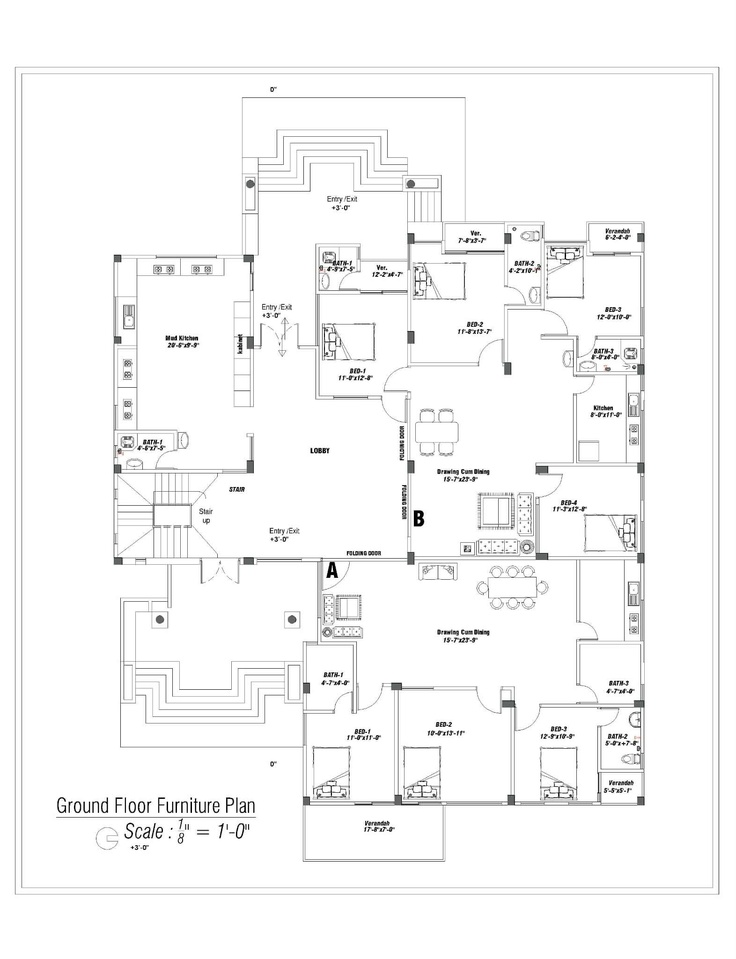
#> input picture backend/storage/revisions/01f81c34-33f0-42a2-a983-0a74bca64061.jpg, 736 x 959 px, shrunk from 1572 x 2048 before the run
$ python -i Preprocess.py   (imports and definitions only)
#> lines starting #> are read from the running program, lines starting #| are printed output that depends on the picture; after the words box and inside, x2 and y2 are one past the last pixel; in counts of white or black regions, pixels touching at a corner belong together
#> further down, picture is the input picture: shape (959, 736, 3); mean B, G, R 247.4, 247.4, 247.4
import cv2
import numpy as np
from collections import Counter


def load_image_from_bytes(image_bytes: bytes) -> np.ndarray:
    """Decode image bytes (PNG/JPG/etc) to BGR numpy array."""
    nparr = np.frombuffer(image_bytes, np.uint8)
    img = cv2.imdecode(nparr, cv2.IMREAD_COLOR)
    if img is None:
        raise ValueError("Could not decode image bytes")
    return img


def to_gray(img: np.ndarray) -> np.ndarray:
    return cv2.cvtColor(img, cv2.COLOR_BGR2GRAY)


def denoise(gray: np.ndarray) -> np.ndarray:
    return cv2.fastNlMeansDenoising(gray, h=5)


def enhance_contrast(gray: np.ndarray) -> np.ndarray:
    clahe = cv2.createCLAHE(clipLimit=2.0, tileGridSize=(8, 8))
    return clahe.apply(gray)


def binarize(gray: np.ndarray) -> np.ndarray:
    """Otsu's binarization - good default for line-drawing style content."""
    _, thresh = cv2.threshold(gray, 0, 255, cv2.THRESH_BINARY + cv2.THRESH_OTSU)
    return thresh


def deskew(gray: np.ndarray) -> np.ndarray:
    edges = cv2.Canny(gray, 50, 150)
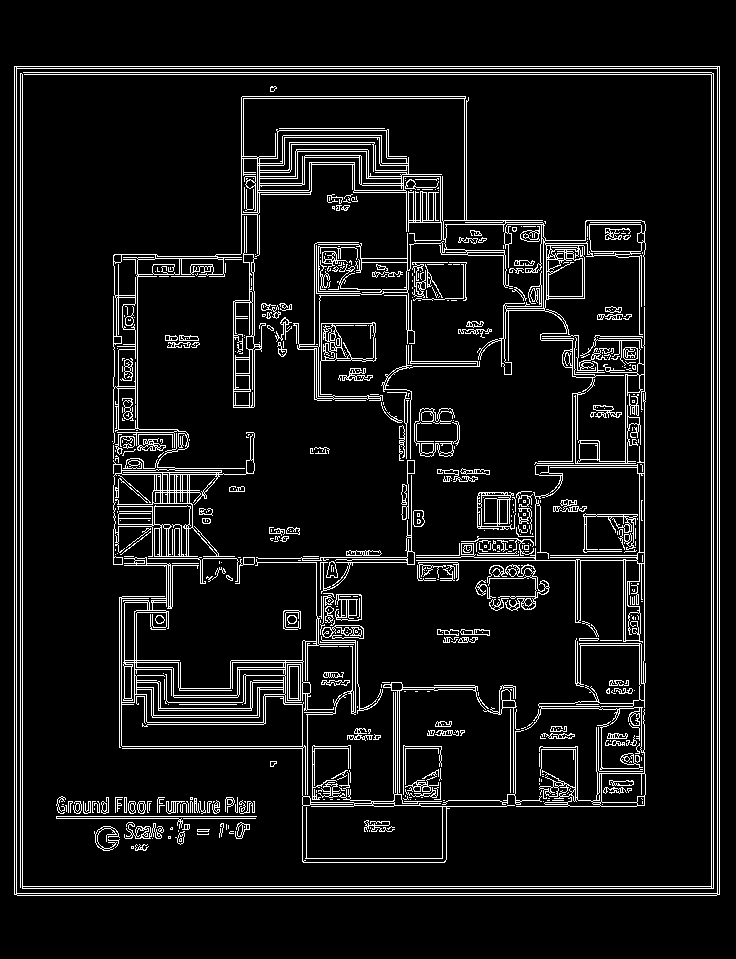
#> edges: shape (959, 736); 8.1% white in thin lines or dots, all inside (x1, y1, x2, y2) = (14, 66, 720, 896)
    lines = cv2.HoughLines(edges, 1, np.pi/180, threshold=150)
#> lines = 333 rows, first 8: [14, 0], [16, 0], [717, 0], [719, 0], [711, 0], [713, 0], [20, 0], [22, 0]
    if lines is None:
        return gray

    angles = []
    for line in lines:
        rho, theta = line[0]
        angle = np.degrees(theta) - 90
        angle = angle % 90
        if angle > 45:
            angle -= 90
        angles.append(round(angle, 0))
#> this loop made 333 passes
#> (rho, theta, angle) on passes 1 to 12: (14, 0, 0), (16, 0, 0), (717, 0, 0), (719, 0, 0), (711, 0, 0), (713, 0, 0), (20, 0, 0), (22, 0, 0), (66, 1.57, 0), (68, 1.57, 0), (893, 1.57, 0), (895, 1.57, 0)
#> after the loop, angles = 333 values, max 45 at index 78, min -38 at index 288, mean 5.45

    dominant_angle = Counter(angles).most_common(1)[0][0]
#> dominant_angle = 0
    if abs(dominant_angle) < 0.5:
        return gray

    (h, w) = gray.shape
    center = (w // 2, h // 2)
    M = cv2.getRotationMatrix2D(center, dominant_angle, 1.0)
    return cv2.warpAffine(gray, M, (w, h), flags=cv2.INTER_CUBIC, borderMode=cv2.BORDER_REPLICATE)


def preprocess_pipeline(source) -> dict:
    """
    source: one of:
      - bytes: raw image bytes (PNG/JPG/etc) -> decoded and processed
      - np.ndarray: already-loaded BGR image array -> processed directly
    Returns dict with "color" (BGR), "gray", "binary"
    """
    if isinstance(source, bytes):
        color = load_image_from_bytes(source)
    elif isinstance(source, np.ndarray):
        color = source
    else:
        raise TypeError(f"preprocess_pipeline expects bytes or ndarray, got {type(source)}")
    gray = to_gray(color)
    gray = denoise(gray)
    gray = enhance_contrast(gray)
    gray = deskew(gray)
    binary = binarize(gray)
#> in binarize, `_, thresh = cv2.threshold(gray, 0, 255, cv2.THRESH_BINARY + cv2.THRESH..`:
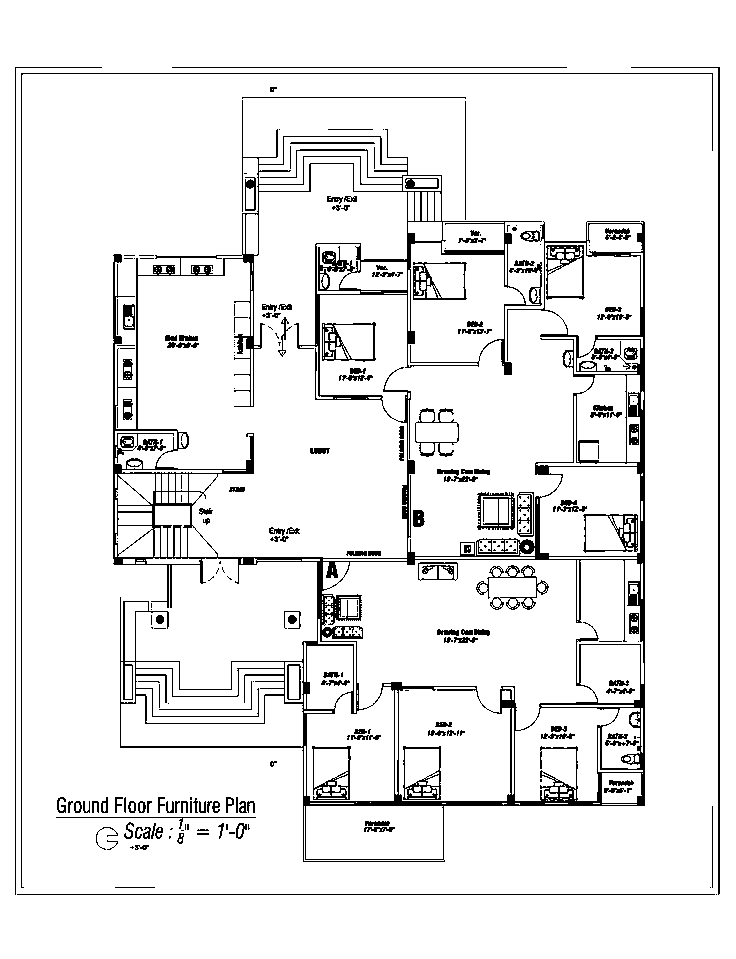
#> thresh: shape (959, 736); 92.6% white; black in thin lines or dots, all inside (x1, y1, x2, y2) = (15, 67, 720, 895)
    return {"color": color, "gray": gray, "binary": binary}

>>> import cv2
>>> picture = cv2.imread('../storage/revisions/01f81c34-33f0-42a2-a983-0a74bca64061.jpg')
>>> result = preprocess_pipeline(picture)
#> result = 3 items

$ run again, on backend/storage/revisions/088ddc7e-8586-4351-9964-44de8a3015d0.jpg
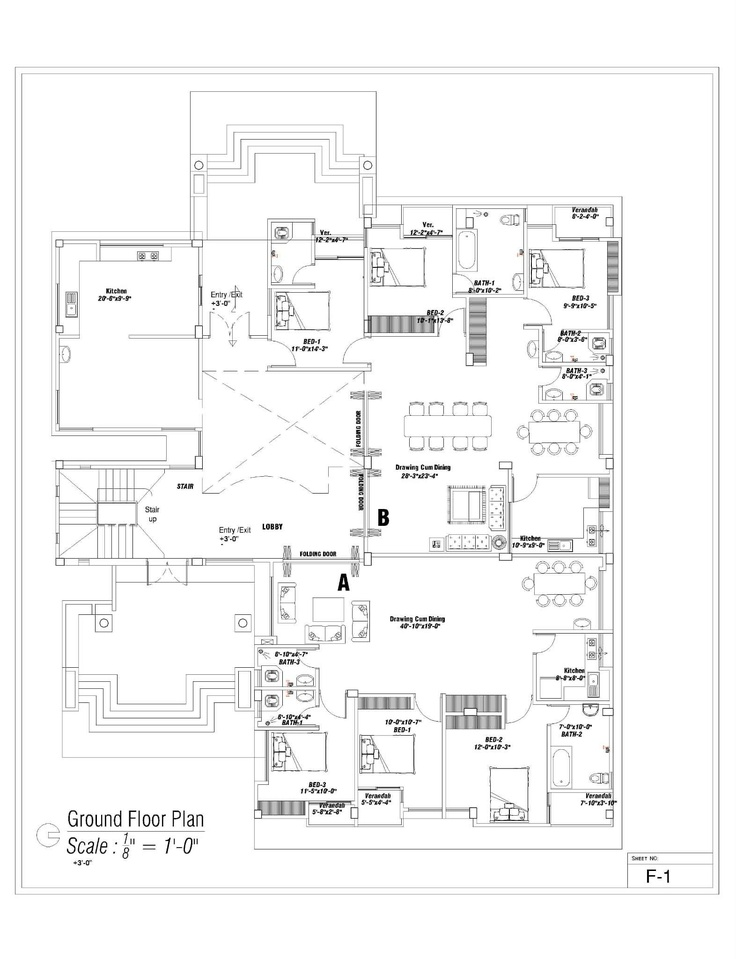
#> input picture backend/storage/revisions/088ddc7e-8586-4351-9964-44de8a3015d0.jpg, 736 x 959 px, shrunk from 1572 x 2048 before the run
#> picture is the input picture: shape (959, 736, 3); mean B, G, R 246.1, 246.1, 246.1
#> in deskew, `edges = cv2.Canny(gray, 50, 150)`:
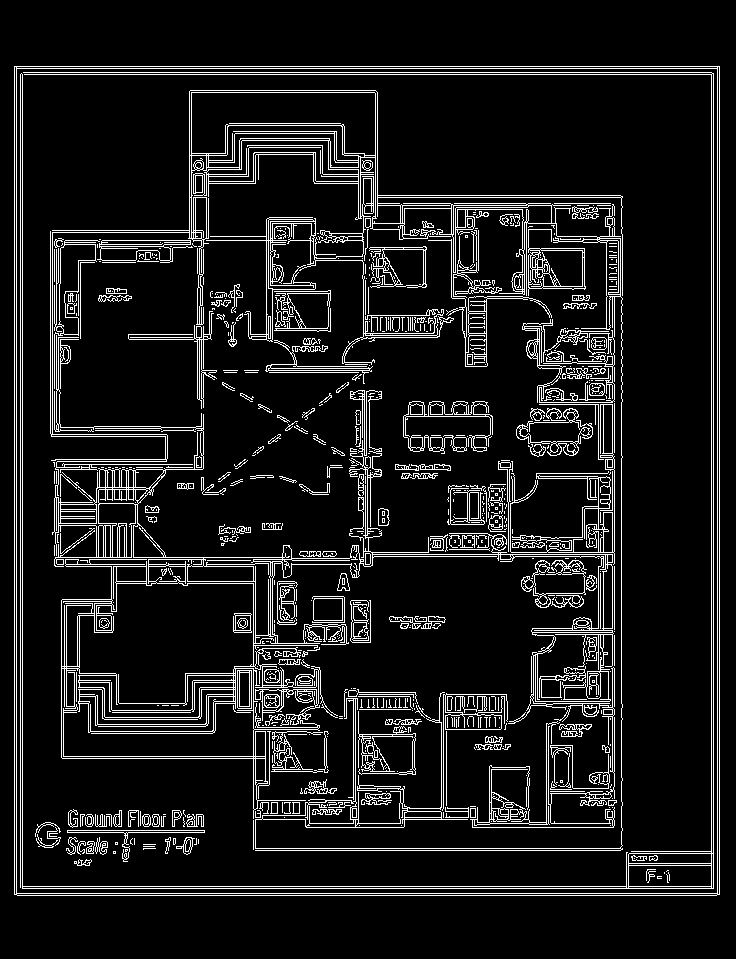
#> edges: shape (959, 736); 9.8% white in thin lines or dots, all inside (x1, y1, x2, y2) = (14, 66, 720, 896)
#> lines = 1040 rows, first 8: [14, 0], [16, 0], [717, 0], [719, 0], [711, 0], [713, 0], [22, 0], [20, 0]
#> the loop in deskew, `for line in lines:` made 1040 passes
#> (rho, theta, angle) on passes 1 to 8: (14, 0, 0), (16, 0, 0), (717, 0, 0), (719, 0, 0), (711, 0, 0), (713, 0, 0), (22, 0, 0), (20, 0, 0)
#> after the loop in deskew, `for line in lines:`: angles = 1040 values, max 45 at index 77, min -44 at index 474, mean 5.55
#> dominant_angle = 45
#> M = [[0.707, 0.707, -230.9], [-0.707, 0.707, 400.5]]
#> in binarize, `_, thresh = cv2.threshold(gray, 0, 255, cv2.THRESH_BINARY + cv2.THRESH..`:
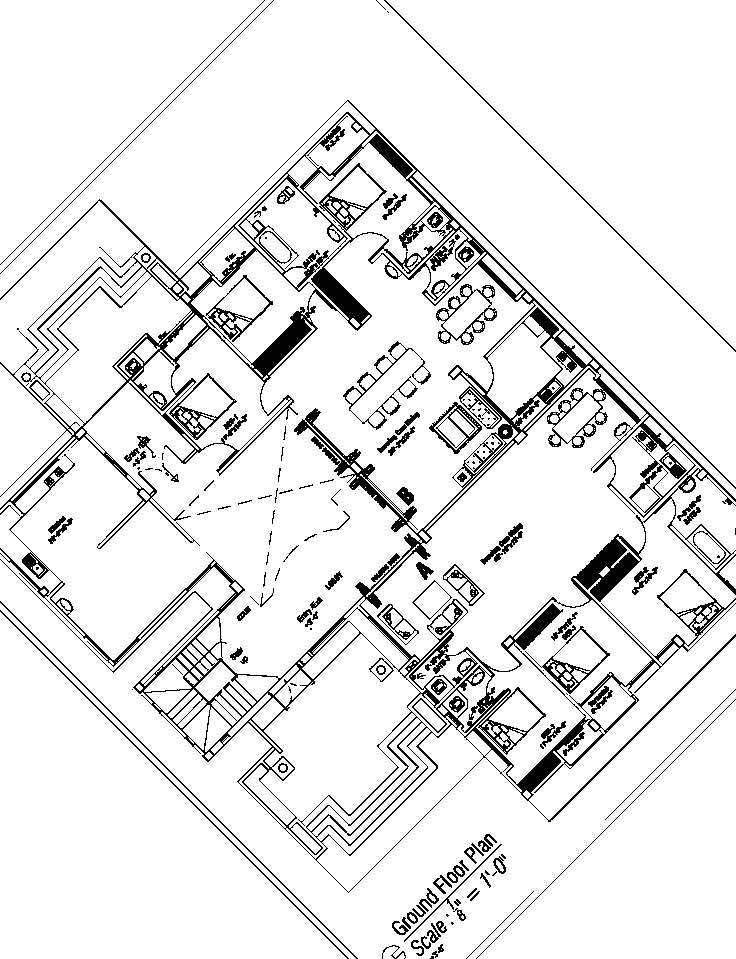
#> thresh: shape (959, 736); 91% white; 167 black regions (61 under 20 px), largest, box (x1, y1, x2, y2) and area: (0, 100, 736, 893) 46908, (343, 341, 431, 430) 824, (436, 284, 497, 345) 779
#> result = 3 items
